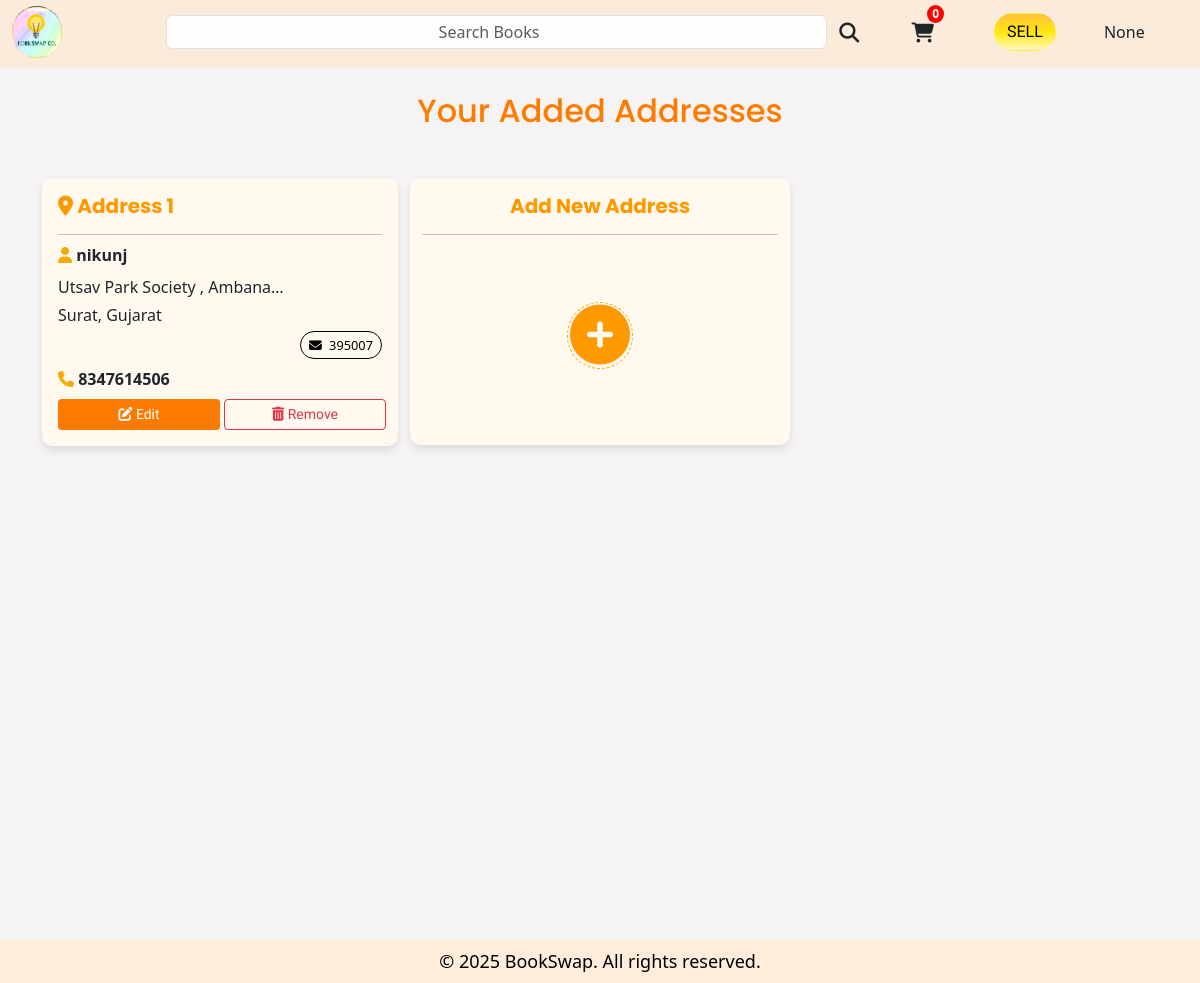
The page /accounts/addresses/ (signed in) on the database its author committed.
### accounts/models.py (models this page shows, shortened)
class CustomUser(AbstractUser):
    username = models.CharField(max_length=50, unique=False)
    email = models.EmailField(max_length=150, unique=True)
    photo = models.ImageField(upload_to='user_photos', default='default_user_photo.png')
    mobile = models.CharField(max_length=10, blank=True)
    gender = models.CharField(max_length=50, blank=True)
    profile_completed = models.BooleanField(default=False)
    address_added = models.BooleanField(default=False)
    USERNAME_FIELD = 'email'
    REQUIRED_FIELDS = ['username']
    multiavatar_svg = models.TextField(null=True, blank=True)

class Address(models.Model):
    user = models.ForeignKey(CustomUser, on_delete=models.CASCADE, related_name="addresses")
    full_name = models.CharField(max_length=50)
    pincode = models.IntegerField()
    state = models.CharField(max_length=70)
    city = models.CharField(max_length=70)
    mobile = models.IntegerField()
    full_address = models.CharField(max_length=200)
    some_instructions = models.CharField(max_length=300, null=True, blank=True)

### books/models.py (models this page shows)
class Cart(models.Model):
    user = models.OneToOneField(CustomUser, on_delete=models.CASCADE, related_name="cart")
    books = models.JSONField(default=dict, blank=True)
    cart_val = models.IntegerField(default=0, blank=True)

### accounts/views.py (the view)
# urls.py: path('addresses/', views.user_saved_addresses, name='user_saved_addresses'),
@login_required
def user_saved_addresses(request):
    addresses = Address.objects.filter(user=request.user)
    if len(addresses)==0:
        user = request.user
        user.address_added = False
        user.save()
    return render(request, "accounts/user_saved_addresses.html", {"addresses":addresses})

### templates/accounts/user_saved_addresses.html (shortened to what this page needs)
{% extends "base.html" %}
{% load static %}
{% block css %}
<link rel="stylesheet" href="{% static "accounts/user_saved_addresses.css" %}">
{% endblock css %}
{% block content %}
<div class="container my-4 min-vh-100">
    {% if addresses %}
    <h2 class="mb-5 text-center text-orange">Your Added Addresses</h2>
    <div class="row" id="address-cards">
        {% for address in addresses %}
        <div class="col-md-4 col-sm-6 col-12 mb-4">
            <div class="card">
                <div class="card-body">
                    <div class="d-flex justify-content-between align-items-center">
                        <h5 class="card-title">
                            <i class="fas fa-map-marker-alt"></i> Address {{ forloop.counter }}
                        </h5>
                    </div>
                    <hr class="my-2" />
                    <p class="card-text">
                        <p class="mb-2"><i class="fas fa-user userIcon"></i> <strong>{{ address.full_name }}</strong></p>
                        <p><span class="">{{address.full_address|truncatechars:28}}</span></p>
                        <p> {{ address.city }}, {{address.state}}  </p>
                        <p class="d-flex justify-content-end"> <span class="text-black category-badge" title="pin code" style="padding: 0.2rem 0.5rem;  border: 1px solid #000; border-radius:1rem; font-size: 0.8rem;"><i class="fas fa-envelope me-1"></i> {{address.pincode}}</span> </p>
                        <p class="mt-2"><i class="fas fa-phone phoneIcon"></i> <strong> {{ address.mobile }}</strong></p>
                    </p>
                    <div class="d-flex justify-content-between pt-1">
                        <a href="/accounts/address/{{ address.id }}/" class="btn theme-btn-deep btn-sm col-6 me-1">
                            <i class="fas fa-edit"></i> Edit
                        </a>
                        <button class="btn btn-outline-danger btn-sm col-6 remove-btn" onclick="deleteAddress({{ address.id }})">
                            <i class="fas fa-trash-alt"></i> Remove
                        </button>
                    </div>
                </div>
            </div>
        </div>
        {% endfor %}
        {% else %}
        <p class="empty-addresses">You don't have any addresses yet!</p>
        {% endif %}
        <div class="col-md-4 col-sm-6 col-12 mb-4 card address-card">
            <h5 class="text-center pt-3" class="card-title">Add New Address</h5>
            <hr class="my-2" />
            <a href="/accounts/address/0/" class="">
                <div>
                    <i class="fas fa-plus-circle add-icon"></i>
                </div>
            </a>
        </div>
    </div>
</div>
{% endblock content %}

### templates/header.html (shortened to what this page needs)
{% load static %}
<nav class="navbar bg-body-tertiary position-sticky top-0 z-1 pt-0 pb-1" style="z-index:999 !important">
    <div class="custom_container">
        <a class="navbar-brand" href="{% url 'home' %}">
            <img src="{% static "images/logo.jpeg" %}" alt="Bootstrap" id="logo">
        </a>
        <div class="form_dropdown d-flex m-0 p-0 gap-1 justify-content-evenly">
            <form class="d-none col-8 forLargerrDevices d-sm-none d-md-none d-lg-flex" role="search" action="{% url "search_results" %}">
                <input class="form-control text-center p-1" type="search" placeholder="Search Books" aria-label="Search" style="font-size: 1rem; position:relative;" name="search_for" value="{{search_for}}" id="search_for_1">
                <button type="submit" class="search_btn" style="border: none; padding: 0; background: none;">
                    <span class="input-group-text d-flex bg-light border-0 search_logo">
                        <i class="fas fa-search search_logo fa-lg"></i>
                    </span>
                </button>
            </form>
            {% if request.user.is_authenticated %}
            <div class="d-flex justify-content-center align-items-center icon-container" style="cursor: pointer; height: 80%;">
                <a href="{% url "cart" %}" style="text-decoration: none; color: inherit;">
                    <i class="fas fa-shopping-cart fa-lg icon_transform"></i>
                </a>
                <span class="badge badge-custom" id="cart_val">{{request.user.cart.cart_val}}</span>
            </div>
            <div class="d-flex justify-content-center align-items-center" style="cursor: pointer; height: 80%;">
                <a class="btn d-none d-sm-inline-block sell_btn" href="{% url "post_ad" %}">SELL</a>
            </div>
            <div class="dropdown d-flex justify-content-center align-items-center ms-2" style="cursor: pointer; height: 80%;">
                <a href="#"  class="nav-link " id="dropdownMenuButton" data-bs-toggle="dropdown" aria-expanded="false" style="box-shadow: none;">
                    {% if request.user.photo.url == "/media/default_user_photo.png" %}
                    <div id="profile_pic_div1" class="profile_pic">{{request.user.multiavatar_svg|safe}}</div>
                    {% else %}
                    <img class="profile_pic" src="/media/{{request.user.photo.name}}" >
                    {% endif %}
                </a>
            </div>
            {% else %}
            <div class="navbar-nav" style="display: flex; flex-direction: row; gap: 1.2rem; font-size: 1.2rem; position:relative; left:3.5rem;">
                <a class="nav-link" href="{% url "login" %}">Login</a>
                <a class="nav-link" href="{% url "signup" %}">SignUp</a>
            </div>
            {% endif %}
        </div>
    </div>
</nav>

### static/css/styles.css (style rules this page uses)
* { margin: 0; padding: 0; box-sizing: border-box; }
body { background-color: #f5f3f3; overflow-x: hidden; }
form { width: 57%; }

### static/css/header.css (style rules this page uses)
.navbar { display: flex; justify-content: center; align-items: center; background-color: rgba(252, 233, 212, 0.803) !important; backdrop-filter: blur(6px); }
#logo { height: 3.2rem; border-radius: 50%; }
.custom_container { display: flex; justify-content: space-between; align-items: center; width: 100%; margin: 0px 1vw; height: var(--height-nav-bar); }
.form_dropdown { display: flex; justify-content: space-between; align-items: center; width: 90%; height: 100%; }
a.navbar-brand { max-width: 5%; }
.profile_pic { width: 3rem; object-fit: cover; border-radius: 50%; }
@media (max-width: 1440px) { .form_dropdown { display: flex; justify-content: space-around; align-items: center; min-width: 20%; height: 100%; } }
i { margin:0; padding: 0; }
.badge-custom { position: absolute; top: -1px; right: -10px; background-color: red; color: white; border-radius: 50%; padding: 0.25em 0.4em; font-size: 0.75em; }
.icon-container { position: relative; font-size: 1rem; margin-right: 20px; }
input[type=search] { background-color: rgba(255, 255, 255, 0.931); }
.search_logo { background-color: transparent !important; }
.sell_btn { background-color: rgb(255, 235, 59); background-image: linear-gradient(to bottom, rgb(255, 193, 59), rgb(255, 231, 15), rgb(253, 247, 190)); background-attachment: inherit; background-size: cover; background-repeat: no-repeat; color: black; border-radius: 21px; transition: .45s; }

### static/css/theme.css (style rules this page uses)
:root { --light-orange-1: #fff9ed; --light-orange-2: #fff5e0; --light-orange-3: #ffeddb; --orange-1: #ffc800; --orange-2: #f5ab00; --orange-3: #ff9900; --dark-orange-1: #ff7a00; --dark-orange-2: #ff6200; --dark-orange-3: #ff4000; --light-success: #17ad67; --default-success: #27a544; --deep-success: #21724c; --height-nav-bar: 4rem; }
.theme-btn-deep, .btn-deep-theme { background-color: var(--dark-orange-1); color: white; }
h1, h2, h3, h4, h5, h6 { font-family: 'Poppins'; }
.btn { font-family: 'SUSE'; }

### static/accounts/user_saved_addresses.css (style rules this page uses)
strong { font-weight: 600; }
p { margin: 4px 0; }
a { text-decoration: none; }
.text-orange { color:rgb(255, 123, 0) }
.address-card { height: 16.67rem; max-height: 18rem; display: flex; }
.address-card a div { height: 11.5rem; display: flex; justify-content: center; align-items: center; }
.address-card a div i { font-size: 3.75rem; padding: 0.15rem; border: 1px dashed var(--orange-2); border-radius: 50%; transition: 0.5s }
.card { background-color: #fff9f0; border: none; border-radius: 10px; box-shadow: 0 4px 8px rgba(0, 0, 0, 0.1); transition: transform 0.3s ease, box-shadow 0.3s ease; }
.card-title { color: var(--orange-3); font-weight: bold; }
i.userIcon, i.phoneIcon { color: var(--orange-2) }
.address-card h5 { color: var(--orange-3); font-weight: 650; }
.address-card i { color: var(--orange-3) }

### rows shown on the page
CustomUser: user.cart.cart_val "0", user.multiavatar_svg "None"
Address: full_name "nikunj", full_address "Utsav Park Society , Ambana…", city "Surat", state "Gujarat", pincode "395007", mobile "8347614506"
